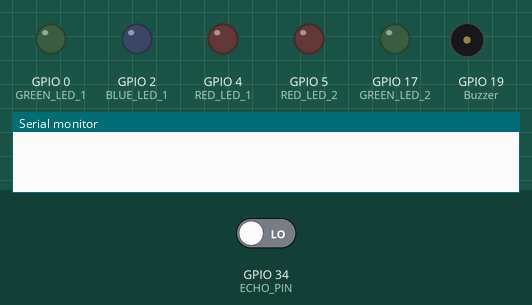
A sketch run on a simulated ESP32. On the bench: output pins drawn as LEDs (lit = HIGH), buzzer (waves = sounding), the last lines printed to the serial monitor. Inputs (shaded band) come from the test bench; at power-on: GPIO 34 (ECHO_PIN) LOW. WiFi joins after 1.5 s; servers stay silent unless stated; pins used as bus, display or sensor lines are not drawn.

Above: at 0.2 s.
At 7.3 s:
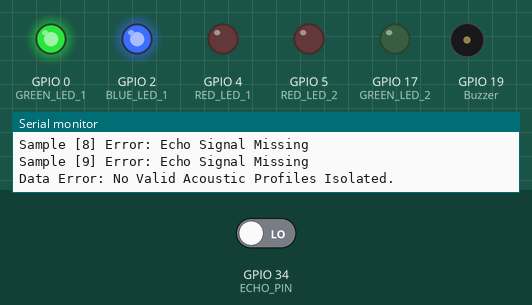
Timing chart, 0 to 8.8 s (numbered marks = the images above):
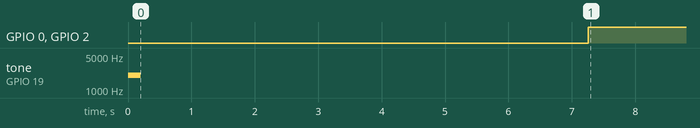

The sketch:

ConcreteStrengthPrediction.ino
```cpp
#define BLYNK_TEMPLATE_ID "TMPL3mM27GfBn"
#define BLYNK_TEMPLATE_NAME "Concrete Strength Prediction Ramesh"
#define BLYNK_AUTH_TOKEN "VWFOIwfozYv3ioqd40N3-iXQGQSRUY54"

#include <Wire.h>
#include <WiFi.h>
#include <WiFiClient.h>
#include <BlynkSimpleEsp32.h>

// WiFi Credentials
char ssid[] = "Rakesh Rocky";
char pass[] = "nu1rs59j4k";

// Hardware PIN Definitions from Core UPV Logic
#define TX1 26
#define TX2 27
#define ECHO_PIN 34
#define SOUND_SPEED 0.034

#define RED_LED_1 4
#define RED_LED_2 5
#define BLUE_LED_1 2
#define BLUE_LED_2 16
#define GREEN_LED_1 0
#define GREEN_LED_2 17
#define Buzzer 19

#define PROBE_DISTANCE_M 0.10

// Global variables for UPV Interrupt handling
volatile uint32_t echo_time = 0;
volatile bool echo_received = false;
volatile uint32_t start_time = 0;

// Variables for calculated data to send to Blynk
float avg_us = 0;
float velocity = 0;
float strength = 0;
String quality = "UNKNOWN";

// float crackThreshold = 3.0;
// float baseDistance = 0;
// bool crackDetected = false;

// Connection Flags & Timer
bool isWiFiConnected = false;
bool isBlynkConnected = false;
BlynkTimer timer;

// High-speed Hardware Interrupt Service Routine executed directly from internal RAM
void IRAM_ATTR echoISR() {
  if (!echo_received) {
    echo_time = micros() - start_time;
    echo_received = true;
  }
}

// Generates a 10-cycle 41.6kHz differential push-pull acoustic pulse train
void sendBurst() {
  for (int i = 0; i < 10; i++) {
    digitalWrite(TX1, HIGH);
    digitalWrite(TX2, LOW);
    delayMicroseconds(12);
    digitalWrite(TX1, LOW);
    digitalWrite(TX2, HIGH);
    delayMicroseconds(12);
  }
  digitalWrite(TX1, LOW);
  digitalWrite(TX2, LOW);
}

void setup() {
  Serial.begin(115200);

  // LED & Buzzer Setup
  pinMode(RED_LED_1, OUTPUT);
  pinMode(RED_LED_2, OUTPUT);
  pinMode(BLUE_LED_1, OUTPUT);
  pinMode(GREEN_LED_1, OUTPUT);
  pinMode(GREEN_LED_2, OUTPUT);
  pinMode(Buzzer, OUTPUT);
  pinMode(TX1, OUTPUT);
  pinMode(TX2, OUTPUT);
  pinMode(ECHO_PIN, INPUT);
  tone(Buzzer, 2000, 200);

  delay(2000);

  // Connect falling/rising digital edge changes to high-speed interrupt block
  attachInterrupt(ECHO_PIN, echoISR, RISING);

  // Initialization alert signal to confirm circuit stability
  digitalWrite(Buzzer, HIGH);
  delay(100);
  digitalWrite(Buzzer, LOW);

  Serial.println("UPV Concrete System Initialized");

  // Initialize Network Connections
  WiFi.begin(ssid, pass);
  Blynk.config(BLYNK_AUTH_TOKEN);

  // Setup Timers (Replaced blocking delay loop with a non-blocking 4-second sensor poll)
  timer.setInterval(5000L, checkConnections);
  timer.setInterval(4000L, performUPVAnalysis);
  timer.setInterval(1000L, sendDataToBlynk);
}


void checkConnections() {
  if (WiFi.status() == WL_CONNECTED) {
    isWiFiConnected = true;
    digitalWrite(BLUE_LED_1, HIGH);
    digitalWrite(RED_LED_1, LOW);
  } else {
    isWiFiConnected = false;
    digitalWrite(BLUE_LED_1, LOW);
    digitalWrite(RED_LED_1, HIGH);
    WiFi.begin(ssid, pass);
  }

  isBlynkConnected = Blynk.connected();
  if (isBlynkConnected) {
    digitalWrite(GREEN_LED_1, HIGH);
    Blynk.virtualWrite(V0, "SYSTEM ACTIVE");
  } else {
    digitalWrite(GREEN_LED_1, LOW);
    if(isWiFiConnected) {
      Blynk.connect();
      Blynk.virtualWrite(V0, "SYSTEM OFFLINE");
    }
  }
}

void loop() {
  timer.run();

  if (WiFi.status() == WL_CONNECTED) {
    Blynk.run();
  }
}

void sendDataToBlynk() {
  if (Blynk.connected()) {
    // Map your custom metrics to clean Virtual Pins on your dashboard
    Blynk.virtualWrite(V1, avg_us);     // Average Time of Flight (us)
    Blynk.virtualWrite(V2, velocity);   // Ultrasonic Wave Velocity (m/s)
    Blynk.virtualWrite(V3, strength);   // Predicted Compressive Strength (MPa)
    Blynk.virtualWrite(V4, quality);    // Qualitative Material Classification
  }
}


// core UPV logic isolated into a clean timer function to protect WiFi/Blynk execution
void performUPVAnalysis() {
  const int samples = 10;
  uint32_t total_time = 0;
  int valid = 0;

  for (int s = 0; s < samples; s++) {
    echo_received = false;

    sendBurst();
    start_time = micros();

    // Asynchronous listening window wrapper with a 5000 microsecond limit
    uint32_t timeout = micros();
    while (!echo_received && (micros() - timeout < 5000)) {}

    if (echo_received) {
      Serial.print("Sample [");
      Serial.print(s);
      Serial.print("] Verified TOF: ");
      Serial.print(echo_time);
      Serial.println(" us");

      // Apply digital band filter boundaries to reject cross-talk and shear waves
      if (echo_time > 10 && echo_time < 5000) {
        total_time += echo_time;
        valid++;
      }
    } else {
      Serial.print("Sample [");
      Serial.print(s);
      Serial.println("] Error: Echo Signal Missing");
    }
    delay(60);
  }

  // Finalize batch analysis and execute mathematical conversion structures
  if (valid > 0) {
    avg_us = (float)total_time / valid;

    // Velocity kinematic model: Distance divided by Time parameter
    velocity = PROBE_DISTANCE_M / (avg_us / 1e6);

    // Exponential regression algorithm for concrete strength prediction
    strength = 1.42 * exp(0.00083 * velocity);

    Serial.println("=========================================");
    Serial.print("Calculated Average TOF : ");
    Serial.print(avg_us, 1);
    Serial.println(" us");
    Serial.print("Computed Wave Velocity : ");
    Serial.print(velocity, 0);
    Serial.println(" m/s");
    Serial.print("Predicted Comp. Strength: ");
    Serial.print(strength, 2);
    Serial.println(" MPa");

    // Structural material classification logic block
    if (velocity > 4500) {
      quality = "EXCELLENT";
      digitalWrite(GREEN_LED_1, HIGH); // Confirm structural readiness
    } else if (velocity > 3500) {
      quality = "GOOD";
      digitalWrite(GREEN_LED_2, HIGH); // Confirm structural readiness
    } else if (velocity > 3000) {
      quality = "MEDIUM";
      digitalWrite(BLUE_LED_1, LOW);
    } else if (velocity > 2000) {
      quality = "DOUBTFUL";
      digitalWrite(BLUE_LED_2, LOW);
    } else {
      quality = "POOR";
      digitalWrite(RED_LED_1, LOW);
    }

    Serial.print("Material Classification: ");
    Serial.println(quality);
    Serial.println("=========================================");
  } else {
    Serial.println("Data Error: No Valid Acoustic Profiles Isolated.");
    quality = "ERROR";

    // Alert signal sequence to notify site crew of error status
    digitalWrite(Buzzer, HIGH);
    delay(500);
    digitalWrite(Buzzer, LOW);
  }
}
```

Measured:
- by itself, GPIO 0 (GREEN_LED_1), GPIO 2 (BLUE_LED_1): LOW → HIGH at 7.3 s
